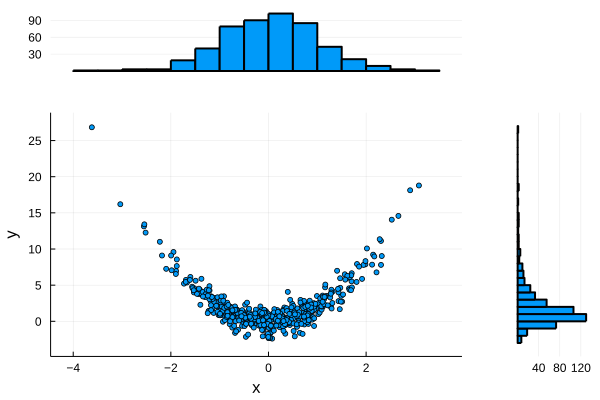

Write Julia code to recreate this figure.

x = randn(500);
y = 2x.^2 + randn(500);

layout = @layout [ a{0.85w} b; c d{0.8h} ]
plt = plot(;layout,link=:both,showaxis=false)
scatter!(x,y,subplot=3,m=3,xaxis="x",yaxis="y",showaxis=:xy)
plot!(;subplot=2,frame=:none)
histogram!(x,subplot=1,xticks=[],yticks=[30,60,90])
histogram!(y,subplot=4,orientation=:horizontal,xticks=[40,80,120],yticks=[])
